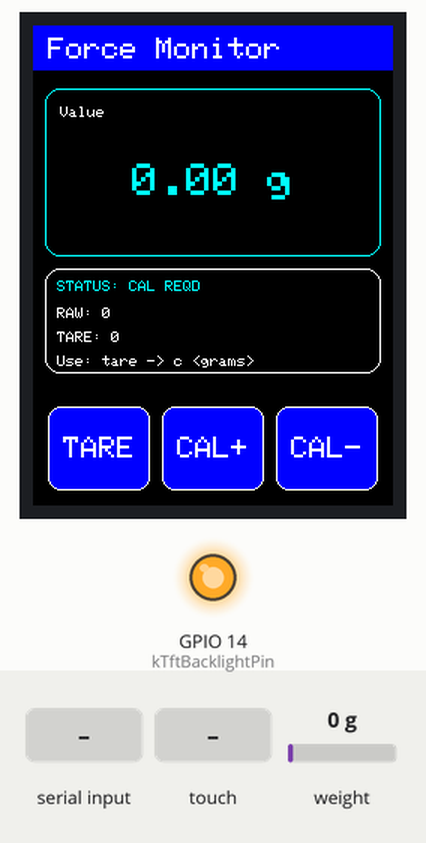
Simulated run of this program. Board: ESP32-S3. On the bench: 240×320 colour display, output pins drawn as LEDs (lit = HIGH). The test bench sets the inputs (shaded band); at power-on: weight on the scale 0 g. EEPROM starts erased; what the program prints to the serial monitor is not drawn.

Above: at 5.0 s.
5.1 s: weight on the scale set to 100 g
At 6.5 s:
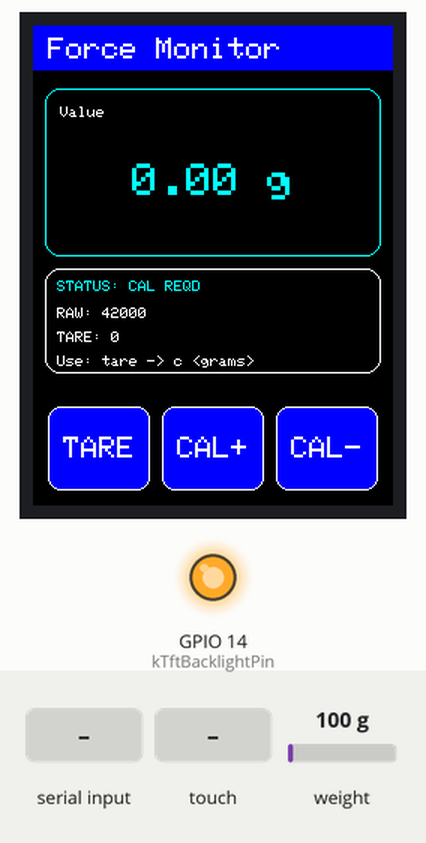
6.8 s: "c 90\n" received over Serial
At 7.12 s:
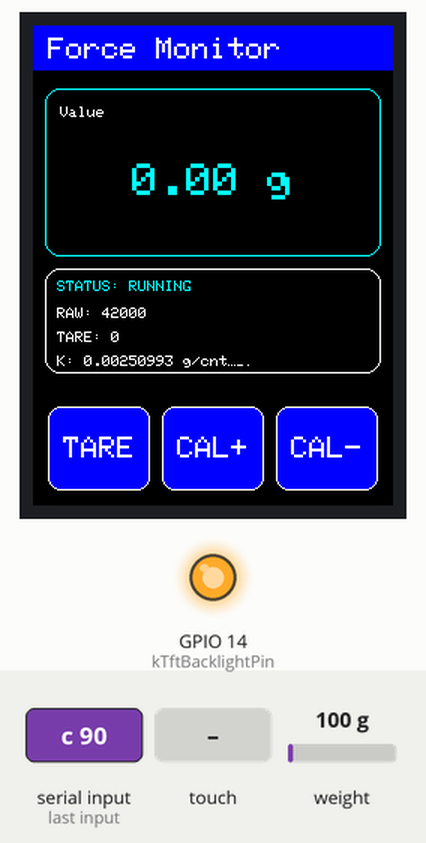
9.2 s: "t\n" received over Serial
At 10.86 s:
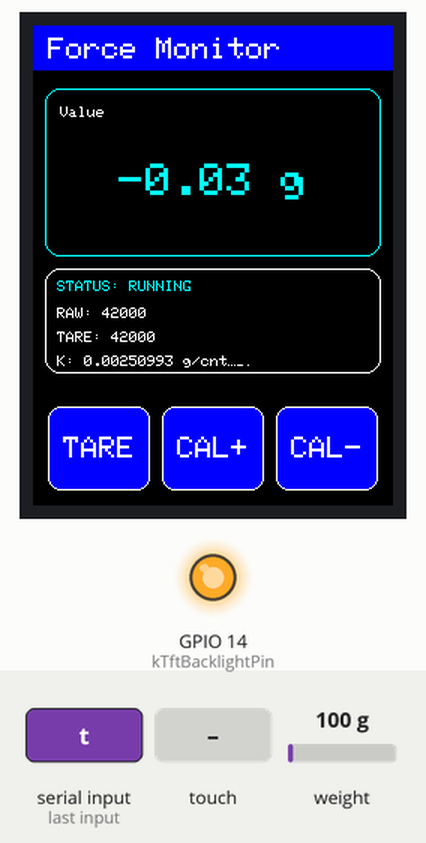
10.9 s: touch panel pressed at 87 % / 10 % of its raw x / y range
At 12.2 s:
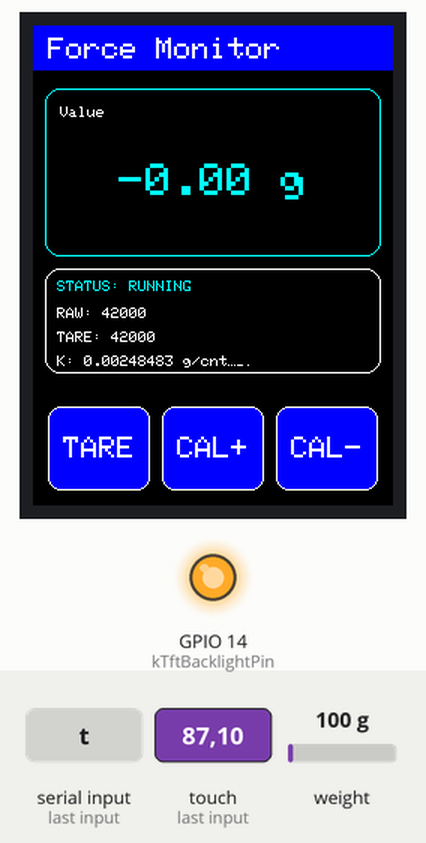
12.7 s: weight on the scale set to 1250 g
At 12.97 s:
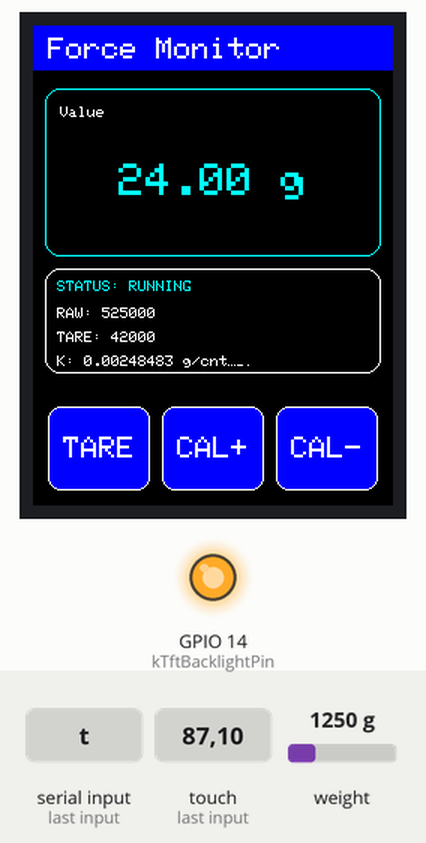
Timing chart, 0 to 15.3 s (numbered marks = the images above; inputs shaded):
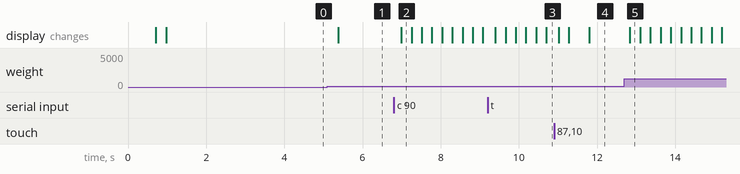

Measured:
- after the input at 5.1 s, the display: changes after 0.28 s (image 1)
- after the input at 6.8 s, the display: changes after 0.20 s (image 2)
- after the input at 12.7 s, the display: changes after 0.14 s (image 5)

The program:

main.cpp
```cpp
#include <Arduino.h>
#include <SPI.h>
#include <Preferences.h>
#include <HX711.h>
#include <Adafruit_GFX.h>
#include <Adafruit_ST7789.h>
#include <XPT2046_Touchscreen.h>

namespace {
constexpr int kTftSckPin = 21;
constexpr int kTftMosiPin = 47;
constexpr int kTftMisoPin = 48;
constexpr int kTftCsPin = 42;
constexpr int kTftDcPin = 41;
constexpr int kTftBacklightPin = 14;

constexpr int kTouchCsPin = 46;
constexpr int kTouchIrqPin = 2;

constexpr int kHxDtPin = 4;
constexpr int kHxSckPin = 5;

constexpr int kScreenWidth = 240;
constexpr int kScreenHeight = 320;
constexpr uint8_t kScreenRotation = 0;

constexpr int kTouchMinX = 240;
constexpr int kTouchMaxX = 3880;
constexpr int kTouchMinY = 240;
constexpr int kTouchMaxY = 3880;

constexpr uint32_t kSampleIntervalMs = 60;
constexpr uint32_t kDisplayIntervalMs = 250;
constexpr uint32_t kStatusIntervalMs = 1000;
constexpr uint32_t kTouchDebounceMs = 220;
constexpr uint32_t kSensorTimeoutMs = 1200;
constexpr uint32_t kHxRecoverIntervalMs = 2000;
constexpr uint8_t kAverageWindow = 10;

constexpr float kDisplayFilterAlpha = 0.20f;
constexpr float kScaleAdjustStep = 0.01f;
constexpr float kMinimumScaleFactor = 0.001f;
constexpr float kMinimumCalDeltaCounts = 100.0f;

constexpr uint16_t kColorBg = ST77XX_BLACK;
constexpr uint16_t kColorPanel = ST77XX_BLUE;
constexpr uint16_t kColorValueBg = ST77XX_BLACK;
constexpr uint16_t kColorText = ST77XX_WHITE;
constexpr uint16_t kColorAccent = ST77XX_CYAN;
constexpr uint16_t kColorButton = ST77XX_BLUE;
constexpr uint16_t kColorWarning = ST77XX_YELLOW;
constexpr uint16_t kColorError = ST77XX_RED;
}

struct Button {
  const char *label;
  int16_t x;
  int16_t y;
  int16_t w;
  int16_t h;
  uint16_t fill;
};

SPIClass g_spi(FSPI);
Adafruit_ST7789 g_tft(&g_spi, kTftCsPin, kTftDcPin, -1);
XPT2046_Touchscreen g_touch(kTouchCsPin, kTouchIrqPin);
Preferences g_preferences;
HX711 g_scale;

Button g_buttons[3];
long g_rawWindow[kAverageWindow] = {0};
uint8_t g_windowCount = 0;
uint8_t g_windowIndex = 0;

long g_latestRaw = 0;
long g_averageRaw = 0;
float g_filteredRaw = 0.0f;
float g_displayValue = 0.0f;
long g_tareOffset = 0;
float g_scaleFactor = 1.0f;

bool g_hasSample = false;
bool g_hasFiltered = false;
bool g_hxReady = false;
bool g_touchReady = false;
bool g_touchWasDown = false;
bool g_timeoutPrinted = false;
bool g_isCalibrated = false;

unsigned long g_lastSampleMs = 0;
unsigned long g_lastDisplayMs = 0;
unsigned long g_lastStatusMs = 0;
unsigned long g_lastTouchMs = 0;
unsigned long g_lastReadyMs = 0;
unsigned long g_lastHxRecoverMs = 0;

String g_cmdBuffer;

void resetRawWindow() {
  g_windowCount = 0;
  g_windowIndex = 0;
  g_averageRaw = 0;
}

void pushRawSample(long raw) {
  g_rawWindow[g_windowIndex] = raw;
  g_windowIndex = (g_windowIndex + 1) % kAverageWindow;
  if (g_windowCount < kAverageWindow) {
    ++g_windowCount;
  }

  int64_t sum = 0;
  for (uint8_t i = 0; i < g_windowCount; ++i) {
    sum += g_rawWindow[i];
  }
  g_averageRaw = static_cast<long>(sum / g_windowCount);
}

void saveCalibration() {
  g_preferences.putLong("tare", g_tareOffset);
  g_preferences.putFloat("scale", g_scaleFactor);
  g_preferences.putBool("cal_ok", g_isCalibrated);
}

void loadCalibration() {
  g_tareOffset = g_preferences.isKey("tare") ? g_preferences.getLong("tare", 0) : 0;
  g_isCalibrated = g_preferences.isKey("cal_ok") ? g_preferences.getBool("cal_ok", false) : false;
  g_scaleFactor = g_preferences.isKey("scale") ? g_preferences.getFloat("scale", 0.0f) : 0.0f;
  if (g_isCalibrated && fabsf(g_scaleFactor) < kMinimumScaleFactor) {
    g_isCalibrated = false;
    g_scaleFactor = 0.0f;
  }
}

const char *statusText() {
  if (!g_hxReady) {
    return "HX711 ERROR";
  }
  if (!g_hasSample) {
    return "WAITING";
  }
  if (millis() - g_lastReadyMs > kSensorTimeoutMs) {
    return "TIMEOUT";
  }
  if (!g_isCalibrated) {
    return "CAL REQD";
  }
  return "RUNNING";
}

void printStatus(bool force) {
  const unsigned long now = millis();
  if (!force && now - g_lastStatusMs < kStatusIntervalMs) {
    return;
  }
  g_lastStatusMs = now;
  Serial.printf("[STATUS] raw=%ld avg=%ld tare=%ld scale=%.8f calibrated=%d value=%.2fg status=%s\r\n",
                g_latestRaw,
                g_averageRaw,
                g_tareOffset,
                g_scaleFactor,
                g_isCalibrated ? 1 : 0,
                g_displayValue,
                statusText());
}

void setupButtons() {
  const int16_t margin = 10;
  const int16_t gap = 8;
  const int16_t buttonHeight = 56;
  const int16_t totalWidth = kScreenWidth - (margin * 2);
  const int16_t buttonWidth = (totalWidth - (gap * 2)) / 3;
  const int16_t top = kScreenHeight - buttonHeight - margin;

  g_buttons[0] = {"TARE", margin, top, buttonWidth, buttonHeight, kColorButton};
  g_buttons[1] = {"CAL+", margin + buttonWidth + gap, top, buttonWidth, buttonHeight, kColorButton};
  g_buttons[2] = {"CAL-", margin + ((buttonWidth + gap) * 2), top, buttonWidth, buttonHeight, kColorButton};
}

void drawButton(const Button &button) {
  g_tft.fillRoundRect(button.x, button.y, button.w, button.h, 8, button.fill);
  g_tft.drawRoundRect(button.x, button.y, button.w, button.h, 8, ST77XX_WHITE);

  int16_t x1;
  int16_t y1;
  uint16_t w;
  uint16_t h;
  g_tft.setTextSize(2);
  g_tft.getTextBounds(button.label, 0, 0, &x1, &y1, &w, &h);
  g_tft.setCursor(button.x + (button.w - static_cast<int16_t>(w)) / 2,
                  button.y + (button.h - static_cast<int16_t>(h)) / 2);
  g_tft.setTextColor(ST77XX_WHITE, button.fill);
  g_tft.print(button.label);
}

void drawStaticUi() {
  g_tft.fillScreen(kColorBg);
  g_tft.fillRect(0, 0, kScreenWidth, 30, kColorPanel);
  g_tft.setTextSize(2);
  g_tft.setTextColor(kColorText, kColorPanel);
  g_tft.setCursor(10, 8);
  g_tft.print("Force Monitor");

  g_tft.drawRoundRect(8, 42, kScreenWidth - 16, 112, 10, kColorAccent);
  g_tft.drawRoundRect(8, 162, kScreenWidth - 16, 70, 10, ST77XX_WHITE);

  for (const Button &button : g_buttons) {
    drawButton(button);
  }
}

void renderDynamicUi() {
  char valueBuffer[24];
  char statusBuffer[32];
  char rawBuffer[32];
  char tareBuffer[32];
  char scaleBuffer[32];

  snprintf(valueBuffer, sizeof(valueBuffer), "%.2f g", g_displayValue);
  snprintf(statusBuffer, sizeof(statusBuffer), "STATUS: %s", statusText());
  snprintf(rawBuffer, sizeof(rawBuffer), "RAW: %ld", g_latestRaw);
  snprintf(tareBuffer, sizeof(tareBuffer), "TARE: %ld", g_tareOffset);
  if (g_isCalibrated) {
    snprintf(scaleBuffer, sizeof(scaleBuffer), "K: %.8f g/cnt", g_scaleFactor);
  } else {
    snprintf(scaleBuffer, sizeof(scaleBuffer), "Use: tare -> c <grams>");
  }

  g_tft.fillRect(14, 48, kScreenWidth - 28, 100, kColorValueBg);
  g_tft.setTextColor(kColorText, kColorValueBg);
  g_tft.setTextSize(1);
  g_tft.setCursor(18, 54);
  g_tft.print("Value");

  g_tft.fillRect(18, 76, kScreenWidth - 36, 48, kColorValueBg);
  g_tft.setTextSize(3);
  int16_t x1;
  int16_t y1;
  uint16_t w;
  uint16_t h;
  g_tft.getTextBounds(valueBuffer, 0, 0, &x1, &y1, &w, &h);
  g_tft.setCursor((kScreenWidth - static_cast<int16_t>(w)) / 2, 92);
  g_tft.setTextColor(kColorAccent, kColorValueBg);
  g_tft.print(valueBuffer);

  g_tft.fillRect(14, 168, kScreenWidth - 28, 58, kColorBg);
  uint16_t statusColor = kColorAccent;
  if (strcmp(statusText(), "TIMEOUT") == 0 || strcmp(statusText(), "WAITING") == 0) {
    statusColor = kColorWarning;
  } else if (strcmp(statusText(), "HX711 ERROR") == 0) {
    statusColor = kColorError;
  }

  g_tft.setTextSize(1);
  g_tft.setCursor(16, 170);
  g_tft.setTextColor(statusColor, kColorBg);
  g_tft.print(statusBuffer);

  g_tft.setTextColor(kColorText, kColorBg);
  g_tft.setCursor(16, 188);
  g_tft.print(rawBuffer);
  g_tft.setCursor(16, 204);
  g_tft.print(tareBuffer);
  g_tft.setCursor(16, 220);
  g_tft.print(scaleBuffer);
}

bool pointInButton(const Button &button, int16_t x, int16_t y) {
  return x >= button.x && x < button.x + button.w && y >= button.y && y < button.y + button.h;
}

void applyTare() {
  if (!g_hasSample) {
    return;
  }
  g_tareOffset = g_averageRaw;
  saveCalibration();
  Serial.printf("[CAL] Tare set to %ld\r\n", g_tareOffset);
}

void applyKnownWeightCalibration(float knownGrams) {
  if (!g_hasSample) {
    Serial.println("[CAL] Failed: no HX711 sample yet.");
    return;
  }
  if (knownGrams <= 0.0f) {
    Serial.println("[CAL] Failed: known weight must be > 0 grams.");
    return;
  }

  const float deltaCounts = g_filteredRaw - static_cast<float>(g_tareOffset);
  if (fabsf(deltaCounts) < kMinimumCalDeltaCounts) {
    Serial.println("[CAL] Failed: delta too small. Tare first, then place known weight.");
    return;
  }

  g_scaleFactor = knownGrams / deltaCounts;
  g_isCalibrated = true;
  saveCalibration();
  Serial.printf("[CAL] Success: known=%.2fg delta=%.2f scale=%.8f g/count\r\n",
                knownGrams,
                deltaCounts,
                g_scaleFactor);
}

void adjustScale(bool increase) {
  if (!g_isCalibrated) {
    Serial.println("[CAL] Ignored: calibrate first with command c <grams>.");
    return;
  }
  const float factor = increase ? (1.0f + kScaleAdjustStep) : (1.0f - kScaleAdjustStep);
  g_scaleFactor *= factor;
  if (fabsf(g_scaleFactor) < kMinimumScaleFactor) {
    g_scaleFactor = g_scaleFactor < 0.0f ? -kMinimumScaleFactor : kMinimumScaleFactor;
  }
  saveCalibration();
  Serial.printf("[CAL] Scale updated to %.8f g/count\r\n", g_scaleFactor);
}

bool mapTouchPoint(int16_t &screenX, int16_t &screenY) {
  if (!g_touchReady || !g_touch.touched()) {
    return false;
  }

  TS_Point point = g_touch.getPoint();
  point.x = constrain(point.x, kTouchMinX, kTouchMaxX);
  point.y = constrain(point.y, kTouchMinY, kTouchMaxY);

  screenX = map(point.y, kTouchMaxY, kTouchMinY, 0, kScreenWidth - 1);
  screenY = map(point.x, kTouchMinX, kTouchMaxX, 0, kScreenHeight - 1);
  screenX = constrain(screenX, 0, kScreenWidth - 1);
  screenY = constrain(screenY, 0, kScreenHeight - 1);
  return true;
}

void handleTouch() {
  int16_t x = 0;
  int16_t y = 0;
  const bool touchDown = mapTouchPoint(x, y);
  const unsigned long now = millis();

  if (!touchDown) {
    g_touchWasDown = false;
    return;
  }

  if (g_touchWasDown) {
    return;
  }
  g_touchWasDown = true;

  if (now - g_lastTouchMs < kTouchDebounceMs) {
    return;
  }
  g_lastTouchMs = now;

  Serial.printf("[TOUCH] screen x=%d y=%d\r\n", x, y);

  if (pointInButton(g_buttons[0], x, y)) {
    applyTare();
    renderDynamicUi();
    return;
  }
  if (pointInButton(g_buttons[1], x, y)) {
    adjustScale(true);
    renderDynamicUi();
    return;
  }
  if (pointInButton(g_buttons[2], x, y)) {
    adjustScale(false);
    renderDynamicUi();
  }
}

void recoverHx711IfNeeded(unsigned long now) {
  if (now - g_lastHxRecoverMs < kHxRecoverIntervalMs) {
    return;
  }

  g_lastHxRecoverMs = now;
  Serial.println("[HX711] Recovery: power cycle via SCK.");
  g_scale.power_down();
  delay(1);
  g_scale.power_up();
  delay(1);
  digitalWrite(kHxSckPin, LOW);
}

void updateSamples() {
  const unsigned long now = millis();
  if (now - g_lastSampleMs < kSampleIntervalMs) {
    return;
  }
  g_lastSampleMs = now;

  if (!g_hxReady) {
    return;
  }

  if (!g_scale.is_ready()) {
    if (!g_timeoutPrinted && (now - g_lastReadyMs > kSensorTimeoutMs)) {
      Serial.println("[WARN] HX711 timeout.");
      g_timeoutPrinted = true;
    }
    recoverHx711IfNeeded(now);
    return;
  }

  g_timeoutPrinted = false;
  g_lastReadyMs = now;

  g_latestRaw = g_scale.read();
  g_hasSample = true;
  pushRawSample(g_latestRaw);

  if (!g_hasFiltered) {
    g_filteredRaw = static_cast<float>(g_averageRaw);
    g_hasFiltered = true;
  } else {
    g_filteredRaw = (kDisplayFilterAlpha * static_cast<float>(g_averageRaw)) +
                    ((1.0f - kDisplayFilterAlpha) * g_filteredRaw);
  }

  if (g_isCalibrated) {
    g_displayValue = (g_filteredRaw - static_cast<float>(g_tareOffset)) * g_scaleFactor;
  } else {
    g_displayValue = 0.0f;
  }
}

void printHelp() {
  Serial.println();
  Serial.println("Commands:");
  Serial.println("  h            Show this help");
  Serial.println("  r            Print current state");
  Serial.println("  t            Apply tare");
  Serial.println("  c <grams>    Calibrate using a known weight in grams");
  Serial.println("  +            Increase scale factor by 1%");
  Serial.println("  -            Decrease scale factor by 1%");
  Serial.println();
}

void handleCommand(const String &line) {
  String cmd = line;
  cmd.trim();
  if (cmd.isEmpty()) {
    return;
  }

  if (cmd == "h" || cmd == "?") {
    printHelp();
    return;
  }
  if (cmd == "r") {
    printStatus(true);
    return;
  }
  if (cmd == "t") {
    applyTare();
    renderDynamicUi();
    return;
  }
  if (cmd.startsWith("c ")) {
    const float knownGrams = cmd.substring(2).toFloat();
    applyKnownWeightCalibration(knownGrams);
    renderDynamicUi();
    return;
  }
  if (cmd == "+") {
    adjustScale(true);
    renderDynamicUi();
    return;
  }
  if (cmd == "-") {
    adjustScale(false);
    renderDynamicUi();
    return;
  }
}

void readSerialCommands() {
  while (Serial.available() > 0) {
    const char c = static_cast<char>(Serial.read());
    if (c == '\r') {
      continue;
    }
    if (c == '\n') {
      handleCommand(g_cmdBuffer);
      g_cmdBuffer = "";
      continue;
    }
    if (g_cmdBuffer.length() < 64) {
      g_cmdBuffer += c;
    }
  }
}

void setupDisplay() {
  pinMode(kTftBacklightPin, OUTPUT);
  digitalWrite(kTftBacklightPin, HIGH);

  g_spi.begin(kTftSckPin, kTftMisoPin, kTftMosiPin, -1);

  g_tft.init(240, 320);
  g_tft.setRotation(kScreenRotation);
  g_tft.invertDisplay(false);
  g_tft.fillScreen(kColorBg);

  g_touch.begin(g_spi);
  g_touch.setRotation(kScreenRotation);
  g_touchReady = true;

  setupButtons();
  drawStaticUi();
  renderDynamicUi();
}

void setupScale() {
  pinMode(kHxDtPin, INPUT_PULLUP);
  pinMode(kHxSckPin, OUTPUT);
  digitalWrite(kHxSckPin, LOW);

  g_scale.begin(kHxDtPin, kHxSckPin);
  g_scale.set_scale(1.0f);
  g_scale.set_offset(0);
  g_scale.power_up();
  digitalWrite(kHxSckPin, LOW);

  g_hxReady = true;
  g_lastReadyMs = millis();

  if (g_scale.is_ready()) {
    g_latestRaw = g_scale.read();
    resetRawWindow();
    pushRawSample(g_latestRaw);
    g_filteredRaw = static_cast<float>(g_averageRaw);
    g_displayValue = g_isCalibrated
                       ? (g_filteredRaw - static_cast<float>(g_tareOffset)) * g_scaleFactor
                       : 0.0f;
    g_hasSample = true;
    g_hasFiltered = true;
    g_lastReadyMs = millis();
  } else {
    Serial.println("[WARN] HX711 not ready at boot.");
  }
}

void setup() {
  Serial.begin(115200);
  delay(300);

  Serial.println();
  Serial.println("=== ESP32-S3 Touch Scale UI ===");
  Serial.println("[DISPLAY] Adafruit_ST7789 240x320");
  Serial.println("[TOUCH] XPT2046 raw mapping, TP_CS=46, TP_PEN=2");
  Serial.printf("[PINS] TFT SCK=%d MOSI=%d MISO=%d CS=%d DC=%d BL=%d\r\n",
                kTftSckPin, kTftMosiPin, kTftMisoPin, kTftCsPin, kTftDcPin, kTftBacklightPin);
  Serial.printf("[PINS] HX711 DT=%d SCK=%d\r\n", kHxDtPin, kHxSckPin);

  g_preferences.begin("scale-ui", false);
  loadCalibration();
  Serial.printf("[NVS] tare=%ld scale=%.8f calibrated=%d\r\n",
                g_tareOffset,
                g_scaleFactor,
                g_isCalibrated ? 1 : 0);

  setupDisplay();
  setupScale();
  printHelp();
}

void loop() {
  readSerialCommands();
  updateSamples();
  handleTouch();
  printStatus(false);

  if (millis() - g_lastDisplayMs >= kDisplayIntervalMs) {
    g_lastDisplayMs = millis();
    renderDynamicUi();
  }

  delay(1);
}
```
